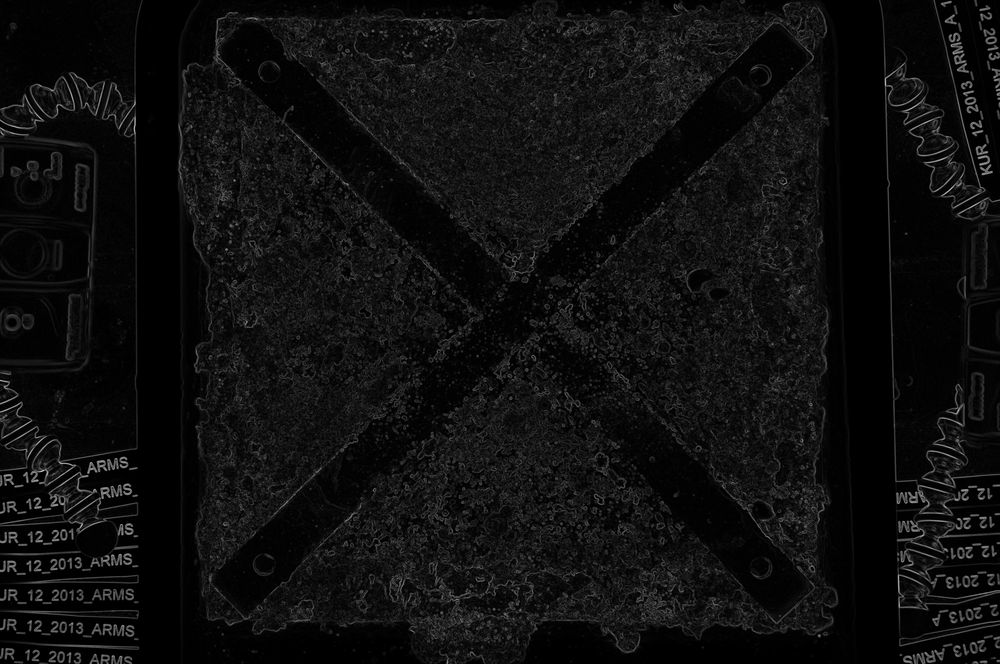
#> input picture Sobel_Filter_Images/sobel_13.png, 1000 x 664 px, shrunk from 3216 x 2136 before the run, given as the content of the folder /content/drive/Shareddrives/visionFinal/ARMSPLATES/, which was not available
$ jupyter execute filters.ipynb   (shell and % lines are left out)   (older library calls are emulated)
#> lines starting #> are read from the running program, lines starting #| are printed output that depends on the picture; pictures that were not available may be replaced by others from this repository, and a replacement may not be noted
[cell 1]
# Libraries


import cv2
import os
import matplotlib.pyplot as plt
import numpy as np

[cell 2]
# mounting drive
from google.colab import drive
drive.mount('/content/drive')

# Load images into array
images_path = "/content/drive/Shareddrives/visionFinal/ARMSPLATES/"
images = [cv2.imread(os.path.join(images_path, f)) for f in os.listdir(images_path)]

[cell 3]
# Apply 15x15 Gaussian filter
def gaussian_filter(image):
    gaussian_image = cv2.GaussianBlur(image, (15, 15), 0)
    return gaussian_image

# Save images into folder
gaussian_folder = "/content/drive/Shareddrives/visionFinal/Gaussian_Filter_Images"
os.makedirs(gaussian_folder, exist_ok=True)

for i, img in enumerate(images):
    blurred = gaussian_filter(img)
    cv2.imwrite(os.path.join(gaussian_folder, f"gaussian_{i}.png"), blurred)
#> this loop made 1 pass

[cell 4]
# Apply Sobel filter to black and white image
def apply_sobel_bw(image):
    sobel_x = cv2.Sobel(image, cv2.CV_64F, 1, 0, ksize=5)
    sobel_y = cv2.Sobel(image, cv2.CV_64F, 0, 1, ksize=5)
    sobel_combined = cv2.magnitude(sobel_x, sobel_y)

    sobel_combined = cv2.normalize(sobel_combined, None, 0, 255, cv2.NORM_MINMAX)

    sobel_combined = np.uint8(sobel_combined)


    return sobel_combined

# Apply Canny edge detector to black and white image
def apply_canny_bw(image):
    edges = cv2.Canny(image, 50, 150)
    return edges

# Create Google Drive folder for black and white images
bw_folder = "/content/drive/Shareddrives/visionFinal/B_W_Images"
os.makedirs(bw_folder, exist_ok=True)

# Process and save images
sobel_folder = "/content/drive/Shareddrives/visionFinal/Sobel_Filter_Images"
canny_folder = "/content/drive/Shareddrives/visionFinal/Canny_Filter_Images"
os.makedirs(sobel_folder, exist_ok=True)
os.makedirs(canny_folder, exist_ok=True)

for idx, img in enumerate(images):
    # Convert input image to black and white
    img_bw = cv2.cvtColor(img, cv2.COLOR_BGR2GRAY)

    # Save black and white image to the B_W_Images folder
    cv2.imwrite(os.path.join(bw_folder, f"bw_{idx}.png"), img_bw)

    # Apply Sobel filter to black and white image, and save them to the sobel_folder
    sobel_img = apply_sobel_bw(img_bw)
    cv2.imwrite(os.path.join(sobel_folder, f"sobel_{idx}.png"), sobel_img)

    # Apply Canny edge detector to black and white image
    canny_img = apply_canny_bw(img_bw)
    cv2.imwrite(os.path.join(canny_folder, f"canny_{idx}.png"), canny_img)
#> this loop made 1 pass
#> pass 1, in apply_sobel_bw, `sobel_x = cv2.Sobel(image, cv2.CV_64F, 1, 0, ksize=5)`:
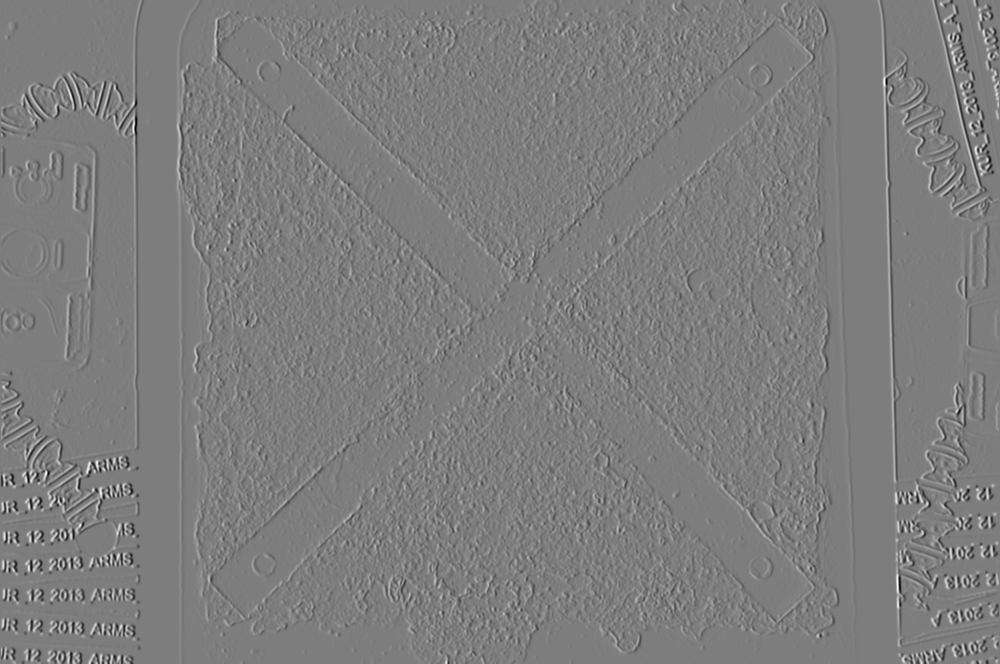
#> sobel_x: shape (664, 1000) float64; min -6175, max 6323, mean -0.1; drawn with min black and max white
#> pass 1, in apply_sobel_bw, `sobel_y = cv2.Sobel(image, cv2.CV_64F, 0, 1, ksize=5)`:
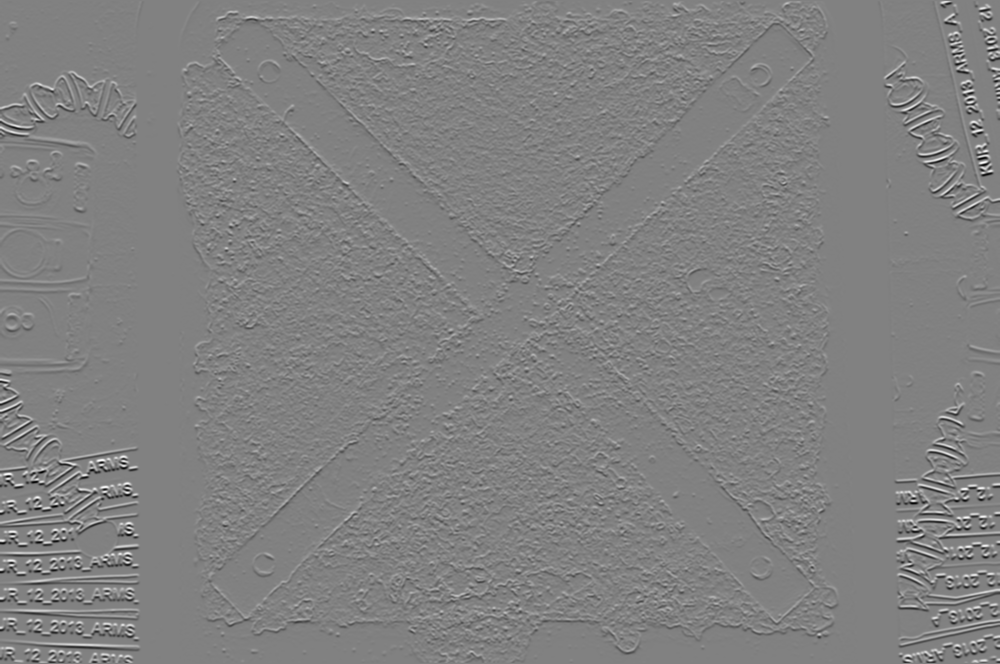
#> sobel_y: shape (664, 1000) float64; min -6647, max 6469, mean 0.9; drawn with min black and max white
#> pass 1, in apply_sobel_bw, `sobel_combined = cv2.magnitude(sobel_x, sobel_y)`:
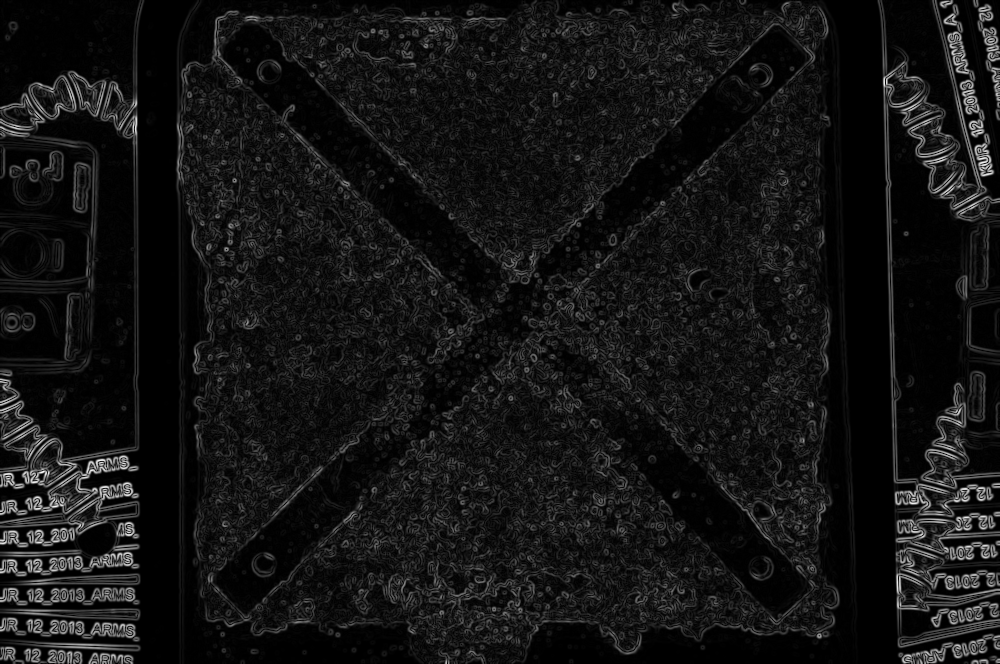
#> sobel_combined: shape (664, 1000) float64; min 0, max 6785.6, mean 546.9; drawn with min black and max white

$ run again, on Sobel_Filter_Images/sobel_5.png
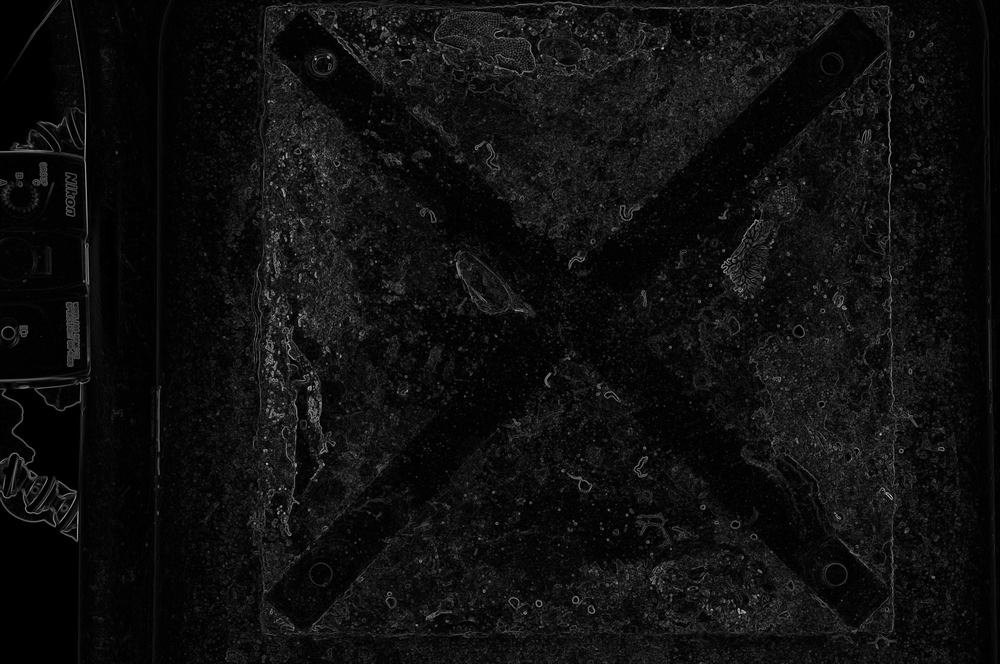
#> input picture Sobel_Filter_Images/sobel_5.png, 1000 x 664 px, shrunk from 3216 x 2136 before the run, given as the content of the folder /content/drive/Shareddrives/visionFinal/ARMSPLATES/, which was not available
#> the loop `for i, img in enumerate(images):` made 1 pass
#> the loop `for idx, img in enumerate(images):` made 1 pass
#> pass 1, in apply_sobel_bw, `sobel_y = cv2.Sobel(image, cv2.CV_64F, 0, 1, ksize=5)`:
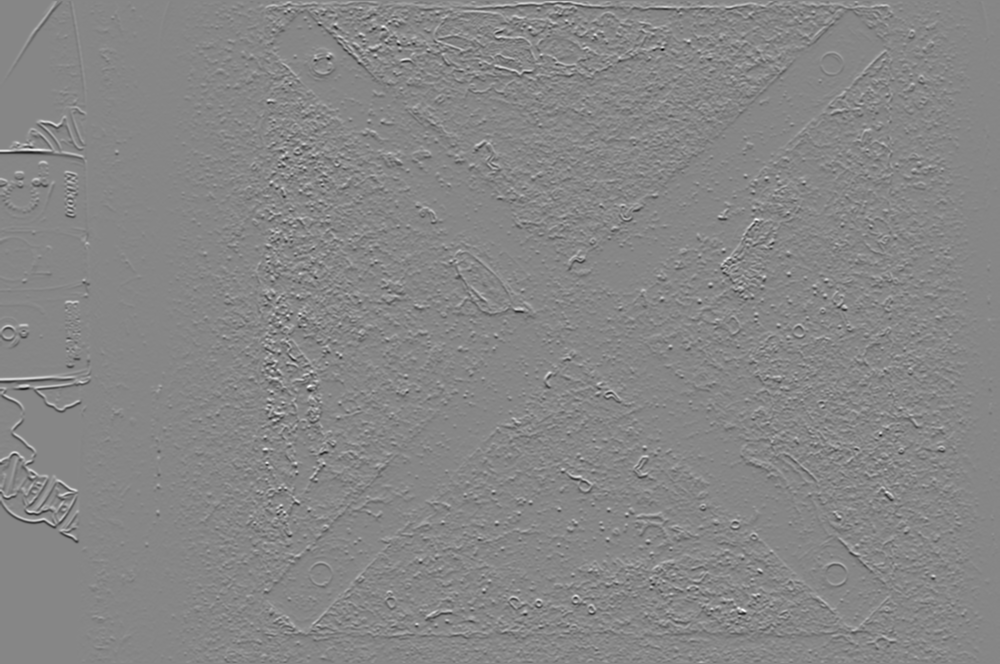
#> sobel_y: shape (664, 1000) float64; min -6137, max 5487, mean 0.7; drawn with min black and max white
#> pass 1, in apply_sobel_bw, `sobel_combined = cv2.magnitude(sobel_x, sobel_y)`:
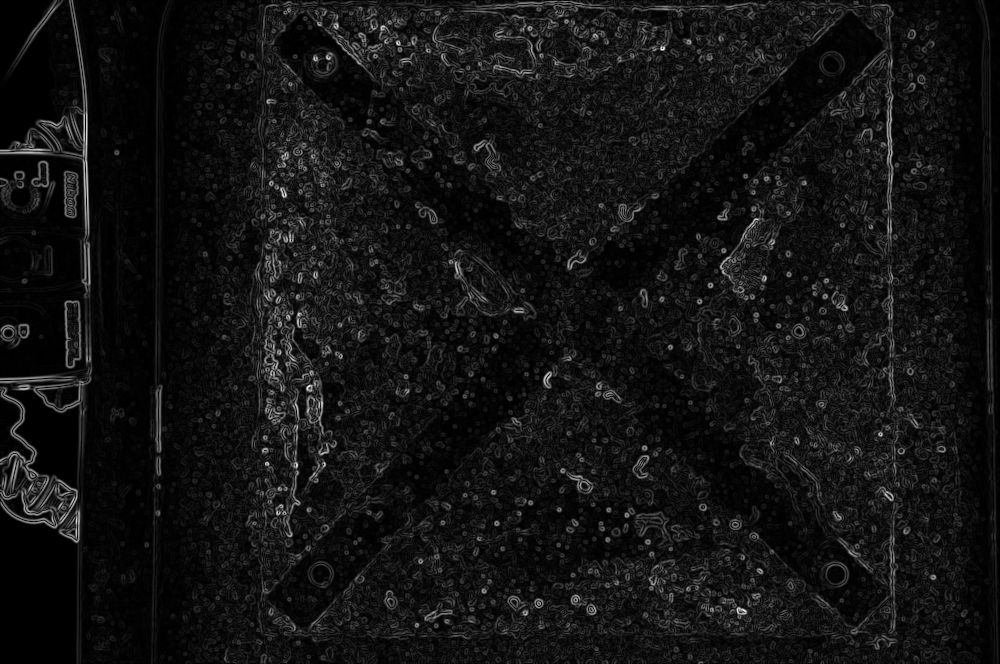
#> sobel_combined: shape (664, 1000) float64; min 0, max 6370.3, mean 491.1; drawn with min black and max white

$ run again, on Sobel_Filter_Images/sobel_6.png
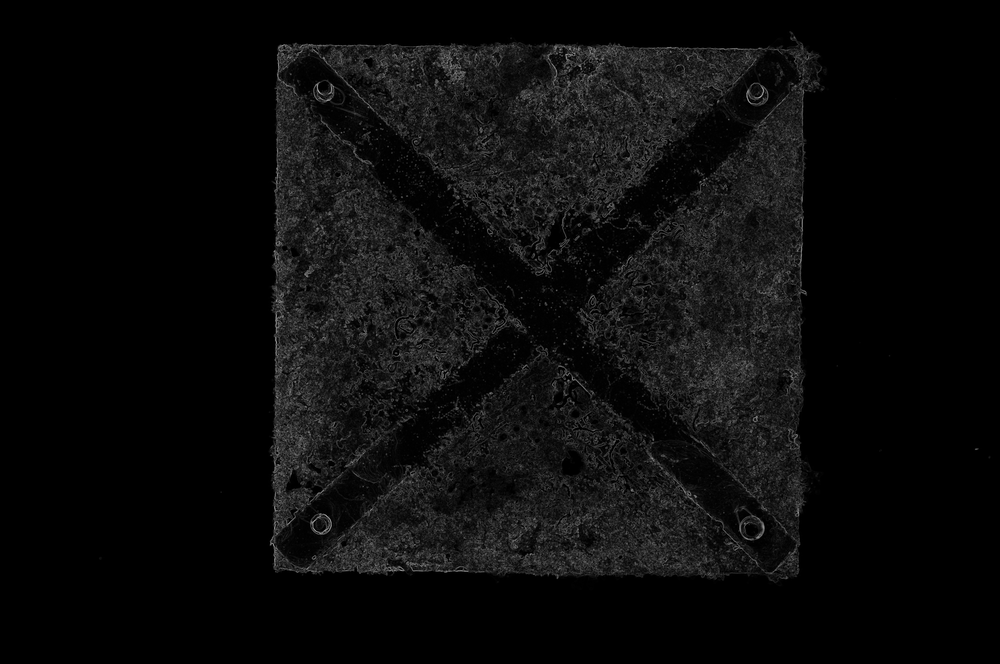
#> input picture Sobel_Filter_Images/sobel_6.png, 1000 x 664 px, shrunk from 4288 x 2848 before the run, given as the content of the folder /content/drive/Shareddrives/visionFinal/ARMSPLATES/, which was not available
#> the loop `for i, img in enumerate(images):` made 1 pass
#> the loop `for idx, img in enumerate(images):` made 1 pass
#> pass 1, in apply_sobel_bw, `sobel_y = cv2.Sobel(image, cv2.CV_64F, 0, 1, ksize=5)`:
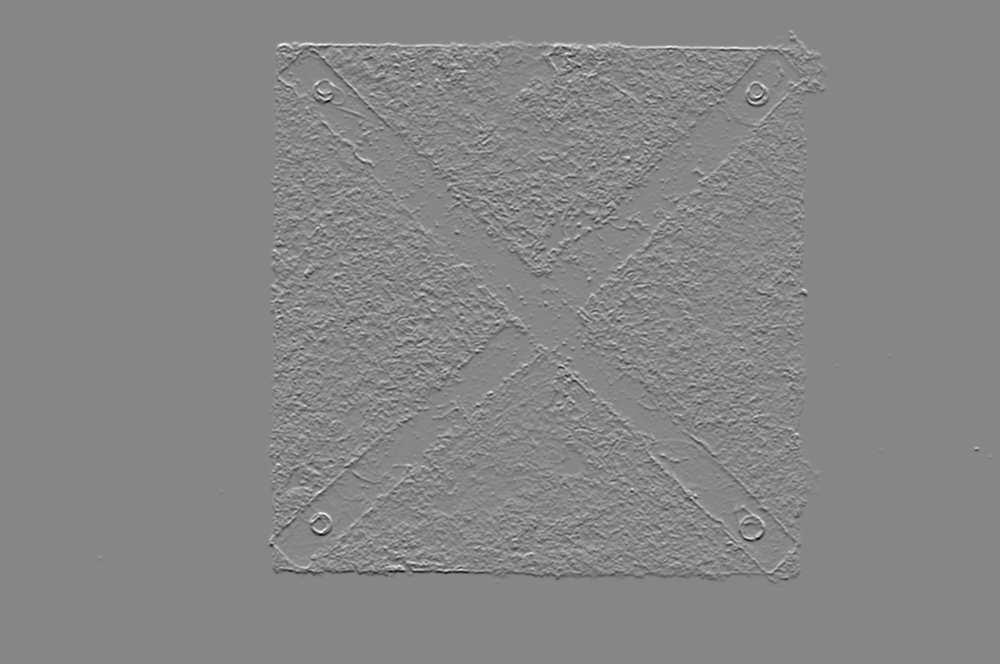
#> sobel_y: shape (664, 1000) float64; min -5223, max 4650, mean 0; drawn with min black and max white
#> pass 1, in apply_sobel_bw, `sobel_combined = cv2.magnitude(sobel_x, sobel_y)`:
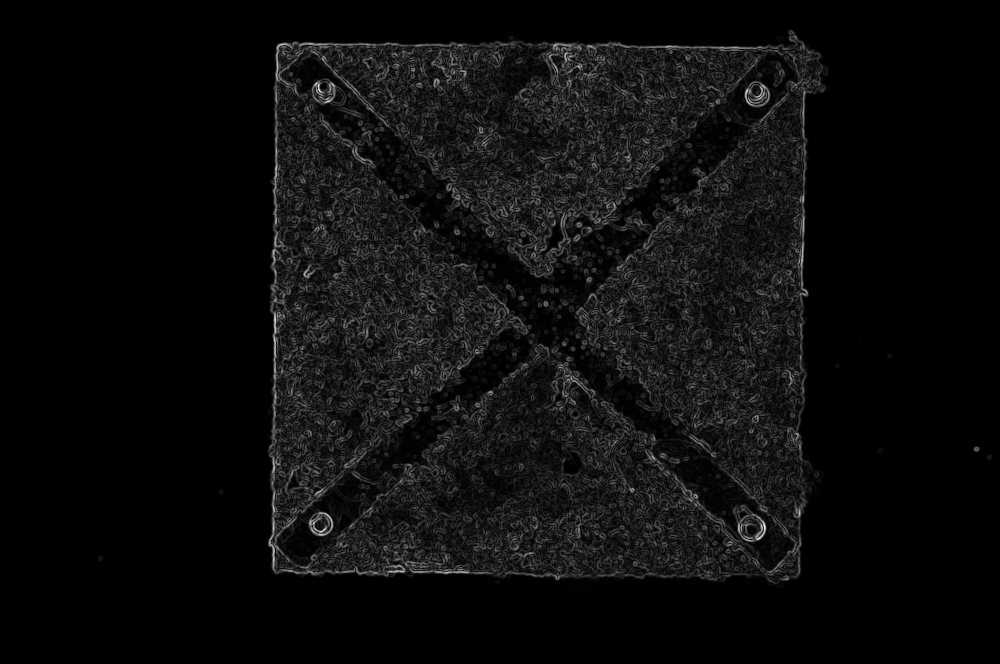
#> sobel_combined: shape (664, 1000) float64; min 0, max 6142.2, mean 309.6; drawn with min black and max white

$ run again, on Sobel_Filter_Images/sobel_8.png
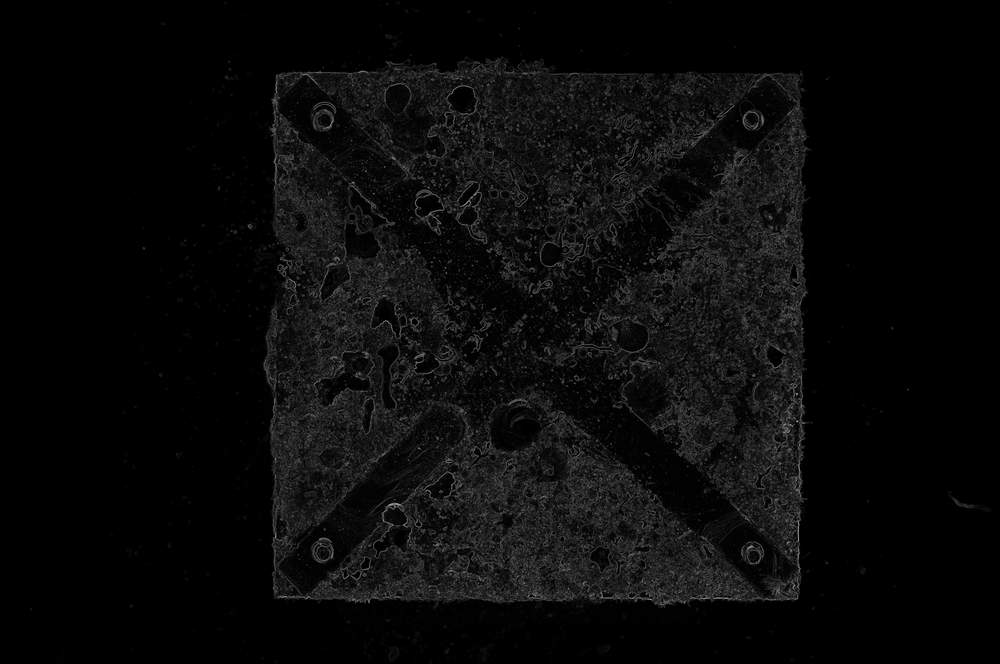
#> input picture Sobel_Filter_Images/sobel_8.png, 1000 x 664 px, shrunk from 4288 x 2848 before the run, given as the content of the folder /content/drive/Shareddrives/visionFinal/ARMSPLATES/, which was not available
#> the loop `for i, img in enumerate(images):` made 1 pass
#> the loop `for idx, img in enumerate(images):` made 1 pass
#> pass 1, in apply_sobel_bw, `sobel_y = cv2.Sobel(image, cv2.CV_64F, 0, 1, ksize=5)`:
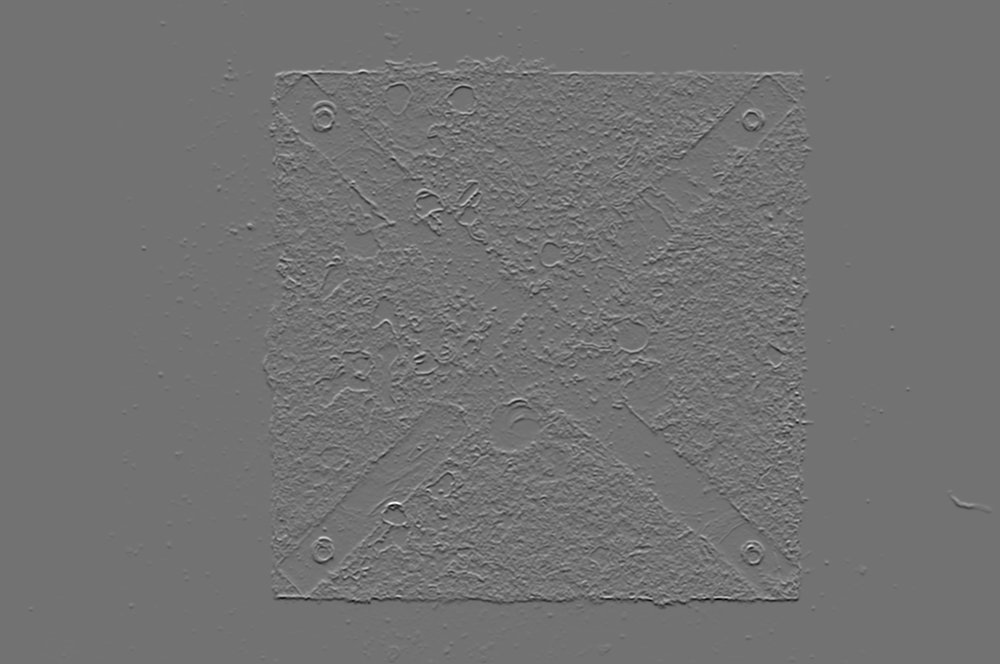
#> sobel_y: shape (664, 1000) float64; min -4974, max 6059, mean 0; drawn with min black and max white
#> pass 1, in apply_sobel_bw, `sobel_combined = cv2.magnitude(sobel_x, sobel_y)`:
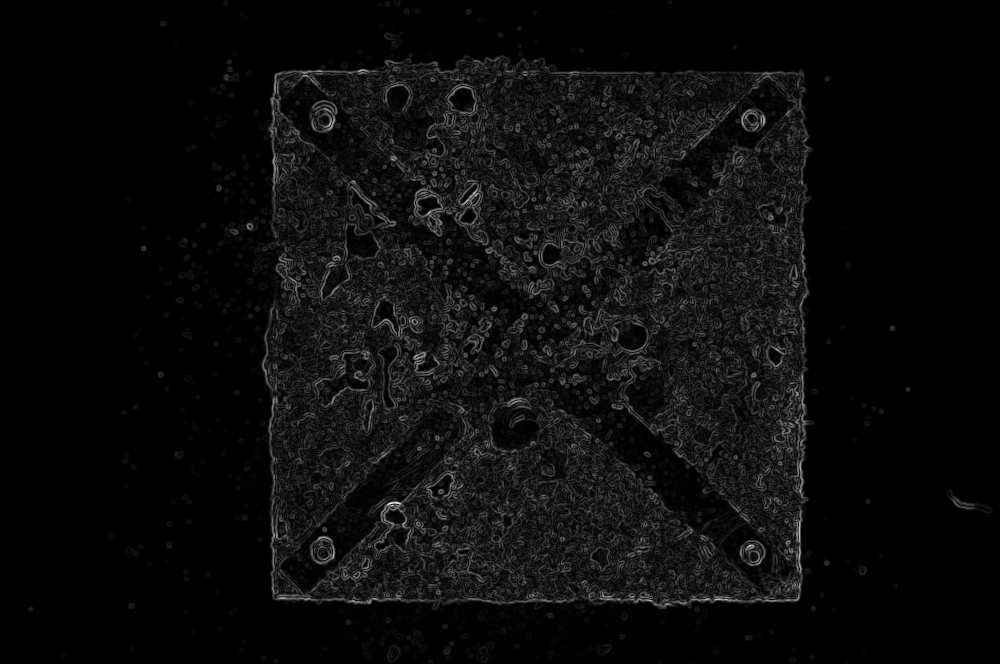
#> sobel_combined: shape (664, 1000) float64; min 0, max 6438.9, mean 308.4; drawn with min black and max white
